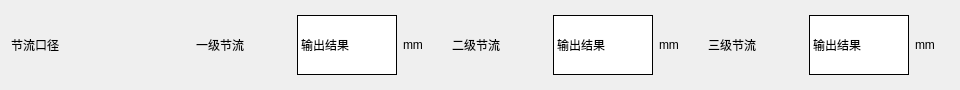
                         <widget class="QFrame" name="frame_10">
                          <property name="sizePolicy">
                           <sizepolicy hsizetype="Expanding" vsizetype="Preferred">
                            <horstretch>0</horstretch>
                            <verstretch>0</verstretch>
                           </sizepolicy>
                          </property>
                          <property name="minimumSize">
                           <size>
                            <width>900</width>
                            <height>90</height>
                           </size>
                          </property>
                          <property name="maximumSize">
                           <size>
                            <width>16777215</width>
                            <height>75</height>
                           </size>
                          </property>
                          <property name="styleSheet">
                           <string notr="true">border:0px</string>
                          </property>
                          <property name="frameShape">
                           <enum>QFrame::StyledPanel</enum>
                          </property>
                          <property name="frameShadow">
                           <enum>QFrame::Raised</enum>
                          </property>
                          <layout class="QHBoxLayout" name="horizontalLayout">
                           <property name="sizeConstraint">
                            <enum>QLayout::SetDefaultConstraint</enum>
                           </property>
                           <property name="bottomMargin">
                            <number>11</number>
                           </property>
                           <item>
                            <widget class="QLabel" name="label_21">
                             <property name="minimumSize">
                              <size>
                               <width>170</width>
                               <height>0</height>
                              </size>
                             </property>
                             <property name="maximumSize">
                              <size>
                               <width>170</width>
                               <height>16777215</height>
                              </size>
                             </property>
                             <property name="styleSheet">
                              <string notr="true">font: 20pt &quot;黑体&quot;; </string>
                             </property>
                             <property name="text">
                              <string>节流口径</string>
                             </property>
                            </widget>
                           </item>
                           <item>
                            <widget class="QFrame" name="frame_18">
                             <property name="sizePolicy">
                              <sizepolicy hsizetype="Expanding" vsizetype="Expanding">
                               <horstretch>0</horstretch>
                               <verstretch>0</verstretch>
                              </sizepolicy>
                             </property>
                             <property name="minimumSize">
                              <size>
                               <width>250</width>
                               <height>0</height>
                              </size>
                             </property>
                             <property name="styleSheet">
                              <string notr="true"/>
                             </property>
                             <property name="frameShape">
                              <enum>QFrame::StyledPanel</enum>
                             </property>
                             <property name="frameShadow">
                              <enum>QFrame::Raised</enum>
                             </property>
                             <layout class="QHBoxLayout" name="horizontalLayout_16">
                              <property name="spacing">
                               <number>6</number>
                              </property>
                              <property name="topMargin">
                               <number>4</number>
                              </property>
                              <property name="rightMargin">
                               <number>9</number>
                              </property>
                              <property name="bottomMargin">
                               <number>4</number>
                              </property>
                              <item>
                               <widget class="QLabel" name="label_38">
                                <property name="sizePolicy">
                                 <sizepolicy hsizetype="Preferred" vsizetype="Preferred">
                                  <horstretch>0</horstretch>
                                  <verstretch>0</verstretch>
                                 </sizepolicy>
                                </property>
                                <property name="maximumSize">
                                 <size>
                                  <width>16777215</width>
                                  <height>16777215</height>
                                 </size>
                                </property>
                                <property name="styleSheet">
                                 <string notr="true">font: 14pt &quot;黑体&quot;;</string>
                                </property>
                                <property name="text">
                                 <string>一级节流</string>
                                </property>
                                <property name="textFormat">
                                 <enum>Qt::AutoText</enum>
                                </property>
                               </widget>
                              </item>
                              <item>
                               <widget class="QLabel" name="d_label">
                                <property name="minimumSize">
                                 <size>
                                  <width>100</width>
                                  <height>0</height>
                                 </size>
                                </property>
                                <property name="styleSheet">
                                 <string notr="true">font: 75 12pt &quot;宋体&quot;;
border-bottom: 1px solid rgb(0,0,0);

border:1px inset;
background-color: rgb(255, 255, 255);</string>
                                </property>
                                <property name="text">
                                 <string>输出结果</string>
                                </property>
                               </widget>
                              </item>
                              <item>
                               <widget class="QLabel" name="label_22">
                                <property name="maximumSize">
                                 <size>
                                  <width>25</width>
                                  <height>16777215</height>
                                 </size>
                                </property>
                                <property name="styleSheet">
                                 <string notr="true">
font: 12pt &quot;Times New Roman&quot;;</string>
                                </property>
                                <property name="text">
                                 <string>mm</string>
                                </property>
                               </widget>
                              </item>
                             </layout>
                            </widget>
                           </item>
                           <item>
                            <widget class="QFrame" name="frame_22">
                             <property name="sizePolicy">
                              <sizepolicy hsizetype="Expanding" vsizetype="Expanding">
                               <horstretch>0</horstretch>
                               <verstretch>0</verstretch>
                              </sizepolicy>
                             </property>
                             <property name="minimumSize">
                              <size>
                               <width>250</width>
                               <height>0</height>
                              </size>
                             </property>
                             <property name="styleSheet">
                              <string notr="true"/>
                             </property>
                             <property name="frameShape">
                              <enum>QFrame::StyledPanel</enum>
                             </property>
                             <property name="frameShadow">
                              <enum>QFrame::Raised</enum>
                             </property>
                             <layout class="QHBoxLayout" name="horizontalLayout_17">
                              <property name="spacing">
                               <number>6</number>
                              </property>
                              <property name="topMargin">
                               <number>4</number>
                              </property>
                              <property name="rightMargin">
                               <number>9</number>
                              </property>
                              <property name="bottomMargin">
                               <number>4</number>
                              </property>
                              <item>
                               <widget class="QLabel" name="label_42">
                                <property name="sizePolicy">
                                 <sizepolicy hsizetype="Preferred" vsizetype="Preferred">
                                  <horstretch>0</horstretch>
                                  <verstretch>0</verstretch>
                                 </sizepolicy>
                                </property>
                                <property name="maximumSize">
                                 <size>
                                  <width>16777215</width>
                                  <height>16777215</height>
                                 </size>
                                </property>
                                <property name="styleSheet">
                                 <string notr="true">font: 14pt &quot;黑体&quot;;</string>
                                </property>
                                <property name="text">
                                 <string>二级节流</string>
                                </property>
                               </widget>
                              </item>
                              <item>
                               <widget class="QLabel" name="dd_label">
                                <property name="minimumSize">
                                 <size>
                                  <width>100</width>
                                  <height>0</height>
                                 </size>
                                </property>
                                <property name="styleSheet">
                                 <string notr="true">font: 75 12pt &quot;宋体&quot;;
border-bottom: 1px solid rgb(0,0,0);

border:1px inset;
background-color: rgb(255, 255, 255);</string>
                                </property>
                                <property name="text">
                                 <string>输出结果</string>
                                </property>
                               </widget>
                              </item>
                              <item>
                               <widget class="QLabel" name="label_23">
                                <property name="maximumSize">
                                 <size>
                                  <width>25</width>
                                  <height>16777215</height>
                                 </size>
                                </property>
                                <property name="styleSheet">
                                 <string notr="true">
font: 12pt &quot;Times New Roman&quot;;</string>
                                </property>
                                <property name="text">
                                 <string>mm</string>
                                </property>
                               </widget>
                              </item>
                             </layout>
                            </widget>
                           </item>
                           <item>
                            <widget class="QFrame" name="frame_23">
                             <property name="sizePolicy">
                              <sizepolicy hsizetype="Expanding" vsizetype="Expanding">
                               <horstretch>0</horstretch>
                               <verstretch>0</verstretch>
                              </sizepolicy>
                             </property>
                             <property name="minimumSize">
                              <size>
                               <width>250</width>
                               <height>0</height>
                              </size>
                             </property>
                             <property name="styleSheet">
                              <string notr="true"/>
                             </property>
                             <property name="frameShape">
                              <enum>QFrame::StyledPanel</enum>
                             </property>
                             <property name="frameShadow">
                              <enum>QFrame::Raised</enum>
                             </property>
                             <layout class="QHBoxLayout" name="horizontalLayout_18">
                              <property name="spacing">
                               <number>6</number>
                              </property>
                              <property name="topMargin">
                               <number>4</number>
                              </property>
                              <property name="rightMargin">
                               <number>9</number>
                              </property>
                              <property name="bottomMargin">
                               <number>4</number>
                              </property>
                              <item>
                               <widget class="QLabel" name="label_43">
                                <property name="sizePolicy">
                                 <sizepolicy hsizetype="Preferred" vsizetype="Preferred">
                                  <horstretch>0</horstretch>
                                  <verstretch>0</verstretch>
                                 </sizepolicy>
                                </property>
                                <property name="maximumSize">
                                 <size>
                                  <width>16777215</width>
                                  <height>16777215</height>
                                 </size>
                                </property>
                                <property name="styleSheet">
                                 <string notr="true">font: 14pt &quot;黑体&quot;;</string>
                                </property>
                                <property name="text">
                                 <string>三级节流</string>
                                </property>
                               </widget>
                              </item>
                              <item>
                               <widget class="QLabel" name="ddd_label">
                                <property name="sizePolicy">
                                 <sizepolicy hsizetype="Preferred" vsizetype="Preferred">
                                  <horstretch>0</horstretch>
                                  <verstretch>0</verstretch>
                                 </sizepolicy>
                                </property>
                                <property name="minimumSize">
                                 <size>
                                  <width>100</width>
                                  <height>0</height>
                                 </size>
                                </property>
                                <property name="styleSheet">
                                 <string notr="true">font: 75 12pt &quot;宋体&quot;;
border-bottom: 1px solid rgb(0,0,0);

border:1px inset;
background-color: rgb(255, 255, 255);</string>
                                </property>
                                <property name="text">
                                 <string>输出结果</string>
                                </property>
                               </widget>
                              </item>
                              <item>
                               <widget class="QLabel" name="label_36">
                                <property name="maximumSize">
                                 <size>
                                  <width>25</width>
                                  <height>16777215</height>
                                 </size>
                                </property>
                                <property name="styleSheet">
                                 <string notr="true">
font: 12pt &quot;Times New Roman&quot;;</string>
                                </property>
                                <property name="text">
                                 <string>mm</string>
                                </property>
                               </widget>
                              </item>
                             </layout>
                            </widget>
                           </item>
                          </layout>
                         </widget>
